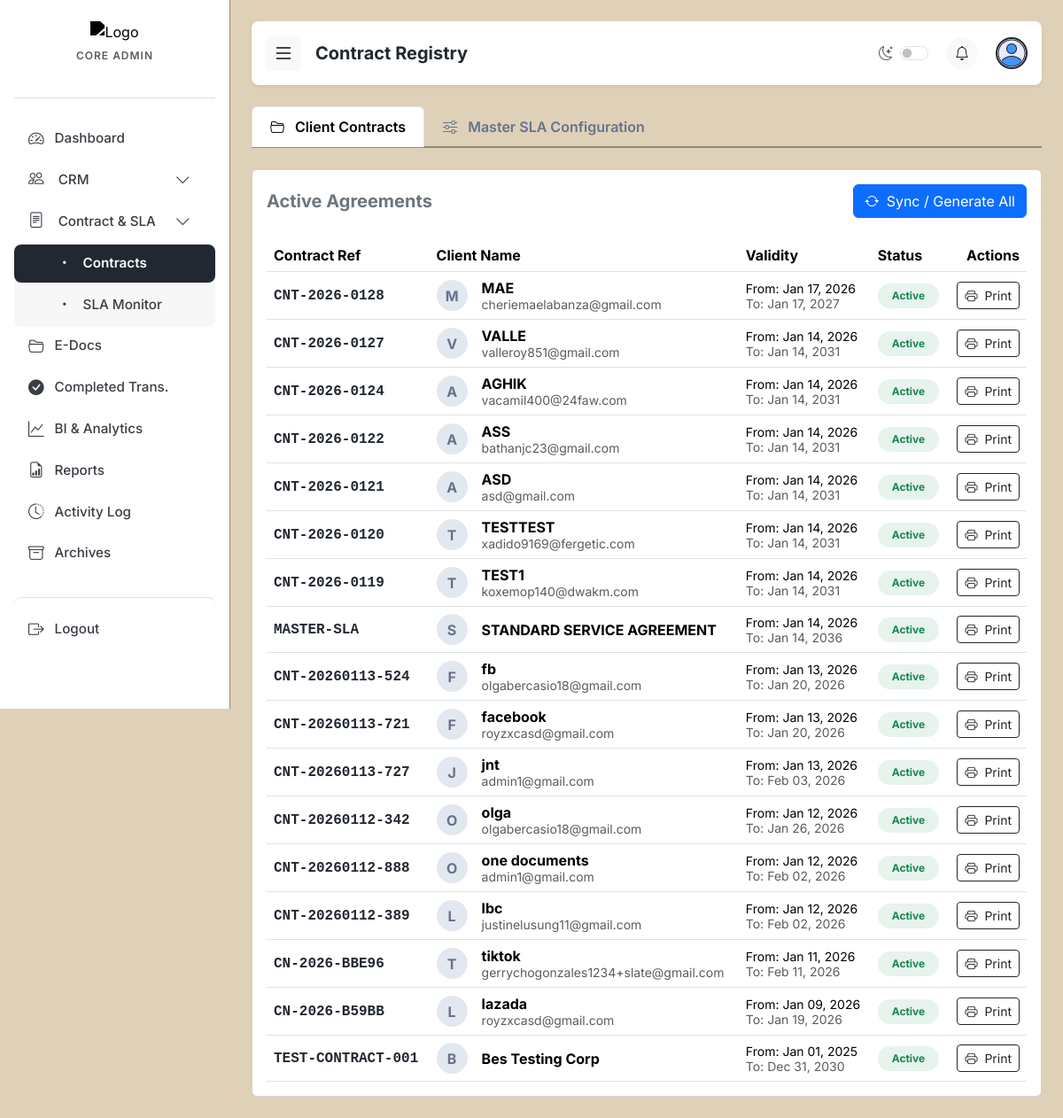
/admin_contracts.php (signed in), run on the app's committed database.
### tables this page shows
CREATE TABLE `contracts` (
  `id` int(11) NOT NULL,
  `contract_number` varchar(50) NOT NULL,
  `user_id` int(11) NOT NULL,
  `client_name` varchar(100) NOT NULL,
  `start_date` date NOT NULL,
  `end_date` date NOT NULL,
  `status` enum('Active','Expired','Terminated') DEFAULT 'Active',
  `contract_file` varchar(255) DEFAULT NULL,
  `created_at` datetime DEFAULT current_timestamp()
);

CREATE TABLE `accounts` (
  `id` int(11) NOT NULL,
  `username` varchar(255) DEFAULT NULL,
  `email` varchar(100) NOT NULL,
  `phone_number` varchar(20) DEFAULT NULL,
  `gender` enum('Male','Female','Other') DEFAULT NULL,
  `password` varchar(255) DEFAULT NULL,
  `profile_image` varchar(255) DEFAULT NULL,
  `role` enum('admin','user','customer','super admin') DEFAULT 'user',
  `created_at` timestamp NOT NULL DEFAULT current_timestamp(),
  `otp_hash` varchar(255) DEFAULT NULL,
  `otp_expires_at` datetime DEFAULT NULL,
  `otp_attempts` int(11) DEFAULT 0,
  `last_otp_sent_at` datetime NOT NULL DEFAULT current_timestamp()
);

### admin_contracts.php (the view, shortened to what this page needs)
<?php
include("connection.php");
$contractsQ = mysqli_query($conn, "SELECT c.*, a.email, a.username, a.profile_image
                                   FROM contracts c
                                   LEFT JOIN accounts a ON c.user_id = a.id
                                   WHERE c.id != 0 ORDER BY c.id DESC");
?>
<!DOCTYPE html>
<html lang="en">
<head>
    <link href="https://cdn.jsdelivr.net/npm/bootstrap@5.3.3/dist/css/bootstrap.min.css" rel="stylesheet">
    <link href="https://cdn.jsdelivr.net/npm/bootstrap-icons@1.11.3/font/bootstrap-icons.css" rel="stylesheet">
</head>
<body>
<div class="sidebar flex-shrink-0 p-3" id="sidebar">
    <div class="text-center mb-4 mt-2">
      <img src="Remorig.png" alt="Logo" class="img-fluid mb-2" style="max-width: 120px; transition: 0.3s ease;">
      <h6 class="fw-semibold text-uppercase text-muted mb-0 logo-title" style="letter-spacing: 1px; font-size: 0.75rem;">CORE ADMIN</h6>
    </div>
    <hr class="border-secondary opacity-25">
    <nav class="nav flex-column mb-auto mt-2">
        <a href="admin.php"><i class="bi bi-speedometer2"></i> Dashboard</a>
        <a href="#crmSubmenu" data-bs-toggle="collapse" class="d-flex justify-content-between align-items-center">
            <span><i class="bi bi-people"></i> CRM</span><i class="bi bi-chevron-down small"></i>
        </a>
        <a href="#csmSubmenu" data-bs-toggle="collapse" class="d-flex justify-content-between align-items-center">
            <span><i class="bi bi-file-text"></i> Contract & SLA</span><i class="bi bi-chevron-down small"></i>
        </a>
        <div class="collapse show" id="csmSubmenu" style="background: rgba(0,0,0,0.03); border-radius: 8px;">
            <a href="admin_contracts.php" class="ps-5 active"><i class="bi bi-dot"></i> Contracts</a>
            <a href="Admin_shipments.php" class="ps-5 "><i class="bi bi-dot"></i> SLA Monitor</a>
        </div>
        <a href="E-Doc.php" class=""><i class="bi bi-folder2-open"></i> E-Docs</a>
        <a href="admin_completed.php"><i class="bi bi-check-circle-fill"></i> Completed Trans.</a>
        <a href="BIFA.php"><i class="bi bi-graph-up"></i> BI & Analytics</a>
        <a href="admin_reports.php"><i class="bi bi-file-earmark-bar-graph"></i> Reports</a>
        <a href="activity-log.php"><i class="bi bi-clock-history"></i> Activity Log</a>
        <a href="Archive.php"><i class="bi bi-archive"></i> Archives</a>
        <a href="logout.php" class="border-top mt-4 pt-4 text-danger"><i class="bi bi-box-arrow-right"></i> Logout</a>
    </nav>
</div>
<div class="content" id="mainContent">
    <header class="top-header d-flex align-items-center justify-content-between sticky-top mb-4 p-3 bg-white shadow-sm rounded-3">
        <div class="d-flex align-items-center gap-3">
            <button class="btn btn-light border-0 p-2" id="hamburger"><i class="bi bi-list fs-4"></i></button>
            <div>
                <h5 class="fw-bold mb-0 text-primary">Contract Registry</h5>
            </div>
        </div>
        <div class="d-flex align-items-center gap-3">
            <div class="form-check form-switch mb-0 ps-0 d-flex align-items-center gap-2">
                <label class="form-check-label text-muted" for="adminThemeToggle"><i class="bi bi-moon-stars"></i></label>
                <input class="form-check-input m-0" type="checkbox" role="switch" id="adminThemeToggle">
            </div>
            <div class="dropdown mx-1">
                <a href="#" class="text-dark position-relative" id="notifDropdown" data-bs-toggle="dropdown" onclick="markRead()">
                    <div class="bg-light rounded-circle d-flex align-items-center justify-content-center" style="width:36px;height:36px;"><i class="bi bi-bell"></i></div>
                </a>
            </div>
            <div class="dropdown">
                <a href="#" data-bs-toggle="dropdown" class="d-block link-dark text-decoration-none" style="cursor: pointer;">
                    <img src="user.png" alt="Profile" width="36" height="36" class="rounded-circle object-fit-cover border border-2 border-primary">
                </a>
            </div>
        </div>
    </header>
<div class="card border-0 shadow-none bg-transparent p-0">
            <ul class="nav nav-tabs" id="myTab" role="tablist">
                <li class="nav-item" role="presentation">
                    <button class="nav-link active" id="contracts-tab" data-bs-toggle="tab" data-bs-target="#contracts-pane" type="button" role="tab">
                        <i class="bi bi-folder2-open me-2"></i> Client Contracts
                    </button>
                </li>
                <li class="nav-item" role="presentation">
                    <button class="nav-link" id="settings-tab" data-bs-toggle="tab" data-bs-target="#settings-pane" type="button" role="tab">
                        <i class="bi bi-sliders me-2"></i> Master SLA Configuration
                    </button>
                </li>
            </ul>
            <div class="tab-content" id="myTabContent">
                <div class="tab-pane fade show active" id="contracts-pane" role="tabpanel">
                    <div class="card">
                        <div class="card-body">
                            <div class="d-flex justify-content-between align-items-center mb-4">
                                <h5 class="fw-bold text-secondary m-0">Active Agreements</h5>
                                <button class="btn btn-primary" onclick="syncUsers()">
                                    <i class="bi bi-arrow-repeat me-1"></i> Sync / Generate All
                                </button>
                            </div>
                            <div class="table-responsive">
                                <table class="table table-hover align-middle mb-0">
                                    <thead>
                                        <tr>
                                            <th>Contract Ref</th>
                                            <th>Client Name</th>
                                            <th>Validity</th>
                                            <th>Status</th>
                                            <th class="text-end">Actions</th>
                                        </tr>
                                    </thead>
                                    <tbody>
                                        <?php if(mysqli_num_rows($contractsQ) > 0): ?>
                                            <?php while($row = mysqli_fetch_assoc($contractsQ)): ?>
                                            <tr>
                                                <td class="fw-bold text-primary font-monospace">
                                                    <?php echo $row['contract_number']; ?>
                                                </td>
                                                <td>
                                                    <div class="d-flex align-items-center gap-3">
                                                        <div class="client-avatar">
                                                            <?php echo strtoupper(substr($row['client_name'], 0, 1)); ?>
                                                        </div>
                                                        <div>
                                                            <div class="fw-bold"><?php echo $row['client_name']; ?></div>
                                                            <div class="small text-muted"><?php echo $row['email']; ?></div>
                                                        </div>
                                                    </div>
                                                </td>
                                                <td class="small">
                                                    <div>From: <?php echo date('M d, Y', strtotime($row['start_date'])); ?></div>
                                                    <div class="text-muted">To: <?php echo date('M d, Y', strtotime($row['end_date'])); ?></div>
                                                </td>
                                                <td><span class="badge bg-success bg-opacity-10 text-success px-3 py-2 rounded-pill">Active</span></td>
                                                <td class="text-end">
                                                    <a href="contract_print.php?id=<?php echo $row['id']; ?>" target="_blank" class="btn btn-sm btn-outline-dark">
                                                        <i class="bi bi-printer me-1"></i> Print
                                                    </a>
                                                </td>
                                            </tr>
                                            <?php endwhile; ?>
                                        <?php else: ?>
                                            <tr><td colspan="5" class="text-center py-5 text-muted">No contracts found. Click Sync to generate.</td></tr>
                                        <?php endif; ?>
                                    </tbody>
                                </table>
                            </div>
                        </div>
                    </div>
                </div>
            </div>
        </div>
    </div>
</body>
</html>

### admin_contracts.php (style rules this page uses)
:root { --bs-primary: #222831; --bs-primary-rgb: 34, 40, 49; --sidebar-width: 260px; --primary-color: #222831; --primary-hover: #393E46; --secondary-color: #DFD0B8; --text-main: #222831; --text-secondary: #393E46; --border-color: #948979; --dark-bg: #1c2027; --dark-card: #222831; --dark-border: #393E46; --dark-text-main: #DFD0B8; --dark-text-sec: #948979; --shadow-sm: 0 1px 2px 0 rgb(34 40 49 / 0.05); --shadow-md: 0 4px 6px -1px rgb(34 40 49 / 0.1); --radius-md: 8px; --radius-lg: 12px; }
* { box-sizing: border-box; }
body { font-family: 'Inter', sans-serif; background-color: var(--secondary-color); color: var(--text-main); overflow-x: hidden; -webkit-font-smoothing: antialiased; }
.sidebar { width: var(--sidebar-width); height: 100vh; position: fixed; left: 0; top: 0; background: #ffffff; color: var(--text-main); z-index: 1040; transition: all 0.3s ease; border-right: 1px solid var(--border-color); display: flex; flex-direction: column; }
.content { margin-left: var(--sidebar-width); padding: 24px; transition: all 0.3s ease; min-height: 100vh; }
.sidebar nav a, .sidebar nav div a { font-weight: 500; font-size: 0.95rem; color: var(--text-secondary) !important; transition: all 0.2s ease; margin-bottom: 4px; border-radius: var(--radius-md); padding: 10px 16px; display: flex; align-items: center; white-space: nowrap; text-decoration: none; border: none; }
.sidebar nav a.active { color: #ffffff !important; background: var(--primary-color) !important; font-weight: 600; }
.sidebar nav a i { font-size: 1.1rem; margin-right: 12px; }
body:not(.dark-mode) .sidebar img[alt="Logo"] { filter: brightness(0); }
.nav-tabs { border-bottom: 2px solid var(--border-color); margin-bottom: 1.5rem; }
.nav-link { color: #64748b; font-weight: 600; padding: 10px 20px; border: none; border-bottom: 3px solid transparent; }
.nav-link.active { color: var(--primary-color); background: transparent; border-bottom-color: var(--primary-color); }
.client-avatar { width: 35px; height: 35px; background: #e2e8f0; border-radius: 50%; display: flex; align-items: center; justify-content: center; font-weight: bold; color: #64748b; }

### data on the page
contracts: contract_number "CNT-2026-0128", client_name "M", client_name "MAE", user.email "cheriemaelabanza@gmail.com", start_date "Jan 17, 2026", end_date "Jan 17, 2027"
contracts: contract_number "CNT-2026-0127", client_name "V", client_name "VALLE", user.email "valleroy851@gmail.com", start_date "Jan 14, 2026", end_date "Jan 14, 2031"
contracts: contract_number "CNT-2026-0124", client_name "A", client_name "AGHIK", user.email "vacamil400@24faw.com", start_date "Jan 14, 2026", end_date "Jan 14, 2031"
contracts: contract_number "CNT-2026-0122", client_name "A", client_name "ASS", user.email "bathanjc23@gmail.com", start_date "Jan 14, 2026", end_date "Jan 14, 2031"
contracts: contract_number "CNT-2026-0121", client_name "A", client_name "ASD", user.email "asd@gmail.com", start_date "Jan 14, 2026", end_date "Jan 14, 2031"
contracts: contract_number "CNT-2026-0120", client_name "T", client_name "TESTTEST", user.email "xadido9169@fergetic.com", start_date "Jan 14, 2026", end_date "Jan 14, 2031"
contracts: contract_number "CNT-2026-0119", client_name "T", client_name "TEST1", user.email "koxemop140@dwakm.com", start_date "Jan 14, 2026", end_date "Jan 14, 2031"
contracts: contract_number "MASTER-SLA", client_name "S", client_name "STANDARD SERVICE AGREEMENT", start_date "Jan 14, 2026", end_date "Jan 14, 2036"
contracts: contract_number "CNT-20260113-524", client_name "F", client_name "fb", user.email "olgabercasio18@gmail.com", start_date "Jan 13, 2026", end_date "Jan 20, 2026"
contracts: contract_number "CNT-20260113-721", client_name "F", client_name "facebook", user.email "royzxcasd@gmail.com", start_date "Jan 13, 2026", end_date "Jan 20, 2026"
contracts: contract_number "CNT-20260113-727", client_name "J", client_name "jnt", user.email "admin1@gmail.com", start_date "Jan 13, 2026", end_date "Feb 03, 2026"
contracts: contract_number "CNT-20260112-342", client_name "O", client_name "olga", user.email "olgabercasio18@gmail.com", start_date "Jan 12, 2026", end_date "Jan 26, 2026"
contracts: contract_number "CNT-20260112-888", client_name "O", client_name "one documents", user.email "admin1@gmail.com", start_date "Jan 12, 2026", end_date "Feb 02, 2026"
contracts: contract_number "CNT-20260112-389", client_name "L", client_name "lbc", user.email "justinelusung11@gmail.com", start_date "Jan 12, 2026", end_date "Feb 02, 2026"
contracts: contract_number "CN-2026-BBE96", client_name "T", client_name "tiktok", user.email "gerrychogonzales1234+slate@gmail.com", start_date "Jan 11, 2026", end_date "Feb 11, 2026"
contracts: contract_number "CN-2026-B59BB", client_name "L", client_name "lazada", user.email "royzxcasd@gmail.com", start_date "Jan 09, 2026", end_date "Jan 19, 2026"
contracts: contract_number "TEST-CONTRACT-001", client_name "B", client_name "Bes Testing Corp", start_date "Jan 01, 2025", end_date "Dec 31, 2030"
